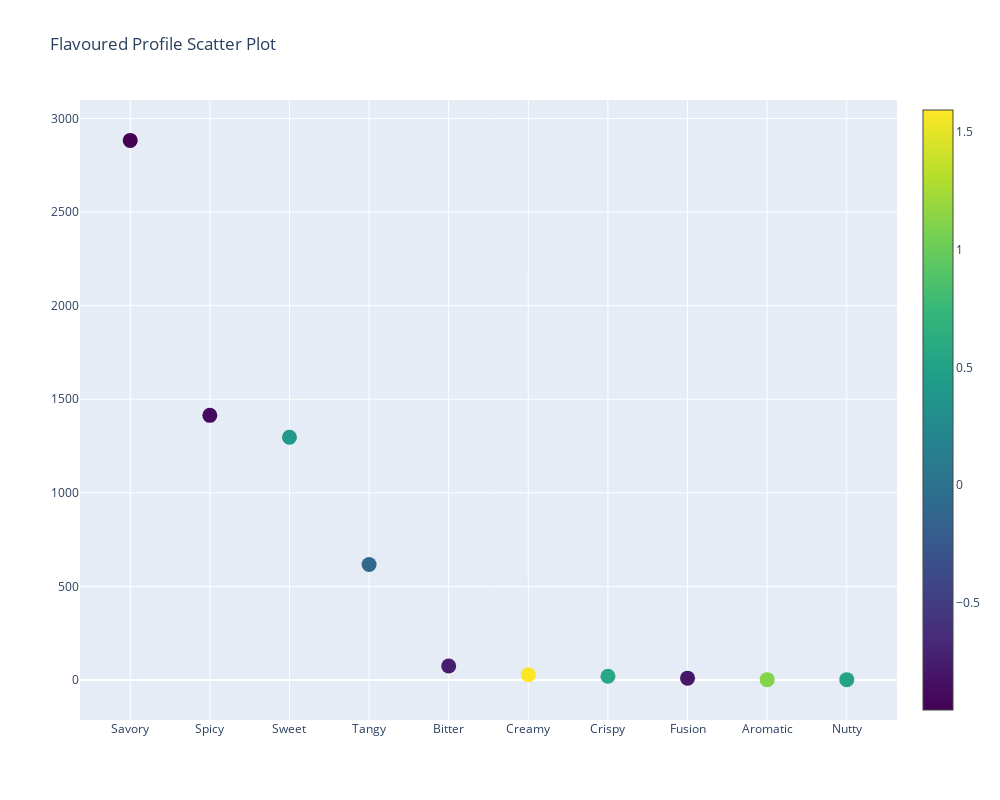

Notebook code for this chart:
### Code cell
import numpy as np 
import plotly 
import plotly.graph_objects as go 
import plotly.offline as pyo 
from plotly.offline import init_notebook_mode 
# generating 150 random integers 
# from 1 to 50 
x = flavoured_profile_index
y = flavoured_profile_count

  
# plotting scatter plot 
fig = go.Figure(data=go.Scatter(x=x, y=y, mode='markers', marker=dict( 
        size = 15,
        color=np.random.randn(10), 
        colorscale='Viridis',  
        showscale=True
    ) ,
     text=flavoured_profile_index)) 
fig.update_layout(
    title="Flavoured Profile Scatter Plot",  # Add your desired title here
    width=1000,
    height=800
)

### Figure 1 — Plotly figure (JSON) as saved in the notebook; plotly's stock layout.template omitted (floating-point values rounded to 4 significant figures)
{"data": [{"marker": {"color": [-0.9557, -0.888, 0.4035, -0.1038, -0.7441, 1.594, 0.5681, -0.8041, 1.112, 0.5331], "colorscale": [[0, "#440154"], [0.1111, "#482878"], [0.2222, "#3e4989"], [0.3333, "#31688e"], [0.4444, "#26828e"], [0.5556, "#1f9e89"], [0.6667, "#35b779"], [0.7778, "#6ece58"], [0.8889, "#b5de2b"], [1, "#fde725"]], "showscale": true, "size": 15}, "mode": "markers", "text": ["Savory", "Spicy", "Sweet", "Tangy", "Bitter", "Creamy", "Crispy", "Fusion", "Aromatic", "Nutty"], "type": "scatter", "x": ["Savory", "Spicy", "Sweet", "Tangy", "Bitter", "Creamy", "Crispy", "Fusion", "Aromatic", "Nutty"], "y": [2883, 1414, 1297, 617, 75, 28, 20, 10, 2, 2]}], "layout": {"height": 800, "title": {"text": "Flavoured Profile Scatter Plot"}, "width": 1000}}
